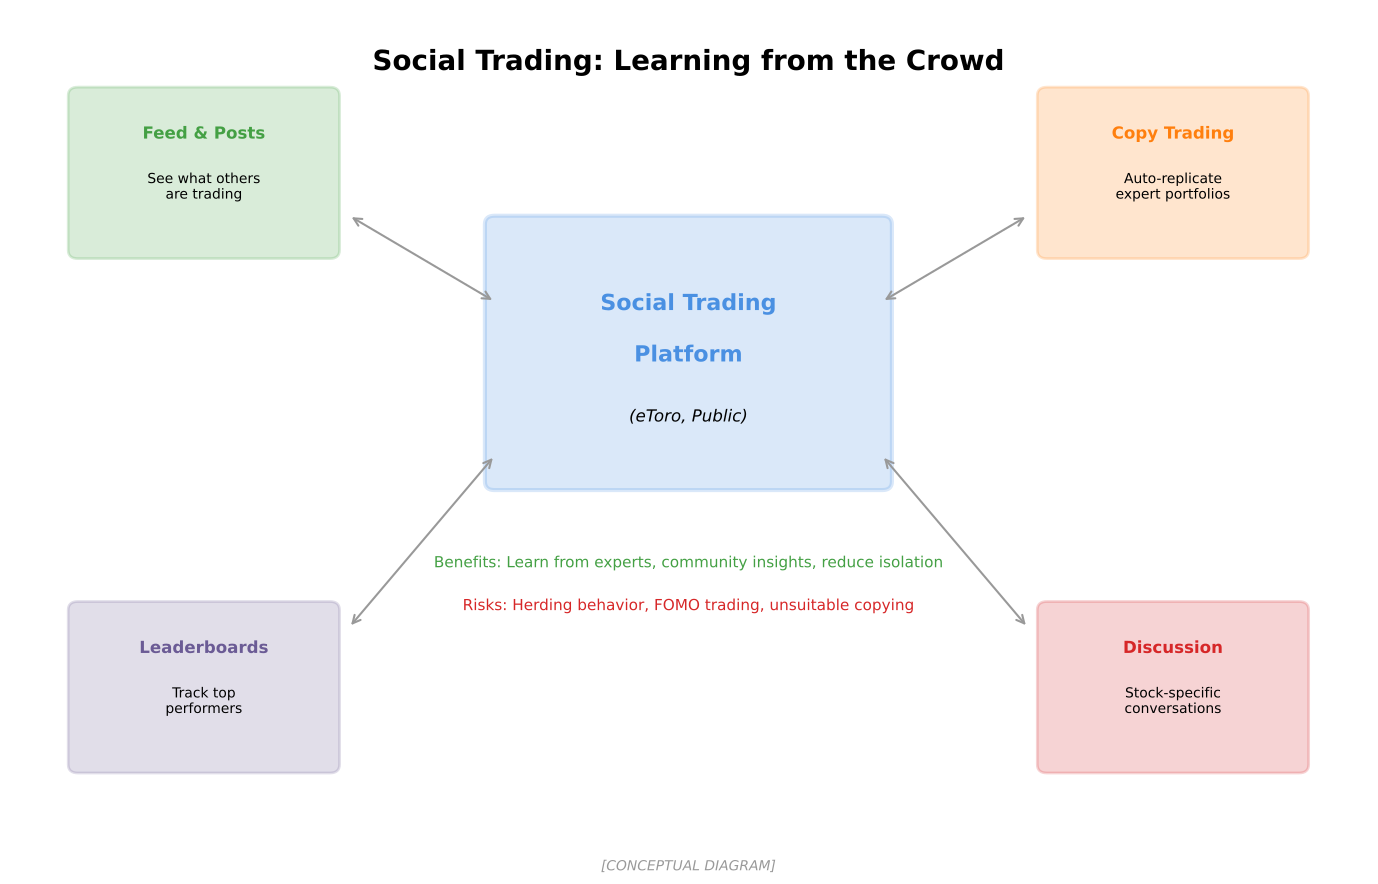

Here is the Python script that generated this plot:
"""
Social Trading Platform
Shows social trading concept and features

Output: social_trading_platform.pdf
Module: module_01_fintech
Lesson: 11 - WealthTech
"""

from pathlib import Path
import matplotlib.pyplot as plt
import matplotlib.patches as mpatches
import numpy as np

CHART_METADATA = {
    'title': 'Social Trading Platform',
    'module': 'module_01_fintech',
    'lesson': 11,
    'url': 'https://github.com/Digital-AI-Finance/digital-finance/tree/main/module_01_fintech/figures/social_trading_platform'
}

plt.rcParams.update({
    'font.size': 14,
    'axes.labelsize': 14,
})

def create_chart():
    """Create social trading platform diagram"""
    fig, ax = plt.subplots(figsize=(14, 9))
    ax.set_xlim(0, 14)
    ax.set_ylim(0, 10)
    ax.axis('off')

    # Title
    ax.text(7, 9.3, 'Social Trading: Learning from the Crowd', fontsize=20, fontweight='bold', ha='center')

    # Central platform
    platform_box = mpatches.FancyBboxPatch((5, 4.5), 4, 3,
                                            boxstyle='round,pad=0.1',
                                            facecolor='#4A90E2', alpha=0.2,
                                            edgecolor='#4A90E2', lw=3)
    ax.add_patch(platform_box)
    ax.text(7, 6.5, 'Social Trading', ha='center', fontsize=16, fontweight='bold', color='#4A90E2')
    ax.text(7, 5.9, 'Platform', ha='center', fontsize=16, fontweight='bold', color='#4A90E2')
    ax.text(7, 5.2, '(eToro, Public)', ha='center', fontsize=12, style='italic')

    # Features around platform
    features = [
        {'name': 'Feed & Posts', 'x': 2, 'y': 8, 'color': '#44A044',
         'desc': 'See what others\nare trading'},
        {'name': 'Copy Trading', 'x': 12, 'y': 8, 'color': '#FF7F0E',
         'desc': 'Auto-replicate\nexpert portfolios'},
        {'name': 'Leaderboards', 'x': 2, 'y': 2, 'color': '#6B5B95',
         'desc': 'Track top\nperformers'},
        {'name': 'Discussion', 'x': 12, 'y': 2, 'color': '#D62728',
         'desc': 'Stock-specific\nconversations'},
    ]

    for feat in features:
        box = mpatches.FancyBboxPatch((feat['x']-1.3, feat['y']-0.8), 2.6, 1.8,
                                       boxstyle='round,pad=0.1',
                                       facecolor=feat['color'], alpha=0.2,
                                       edgecolor=feat['color'], lw=2)
        ax.add_patch(box)
        ax.text(feat['x'], feat['y']+0.5, feat['name'], ha='center',
               fontsize=12, fontweight='bold', color=feat['color'])
        ax.text(feat['x'], feat['y']-0.2, feat['desc'], ha='center', fontsize=10)

        # Arrow to center
        dx = 7 - feat['x']
        dy = 6 - feat['y']
        ax.annotate('', xy=(7 - dx*0.4, 6 - dy*0.3),
                   xytext=(feat['x'] + dx*0.3, feat['y'] + dy*0.2),
                   arrowprops=dict(arrowstyle='<->', color='#999999', lw=1.5))

    # Benefits and risks
    ax.text(7, 3.5, 'Benefits: Learn from experts, community insights, reduce isolation',
           ha='center', fontsize=11, color='#44A044')
    ax.text(7, 3, 'Risks: Herding behavior, FOMO trading, unsuitable copying',
           ha='center', fontsize=11, color='#D62728')

    # Source
    fig.text(0.5, 0.02, '[CONCEPTUAL DIAGRAM]',
            fontsize=10, ha='center', style='italic', color='#999999')

    plt.tight_layout()

    output_path = Path(__file__).parent / 'social_trading_platform.pdf'
    plt.savefig(output_path, format='pdf', dpi=300, bbox_inches='tight')
    plt.close()
    print(f"Chart saved to: {output_path}")
    return output_path

if __name__ == '__main__':
    create_chart()
